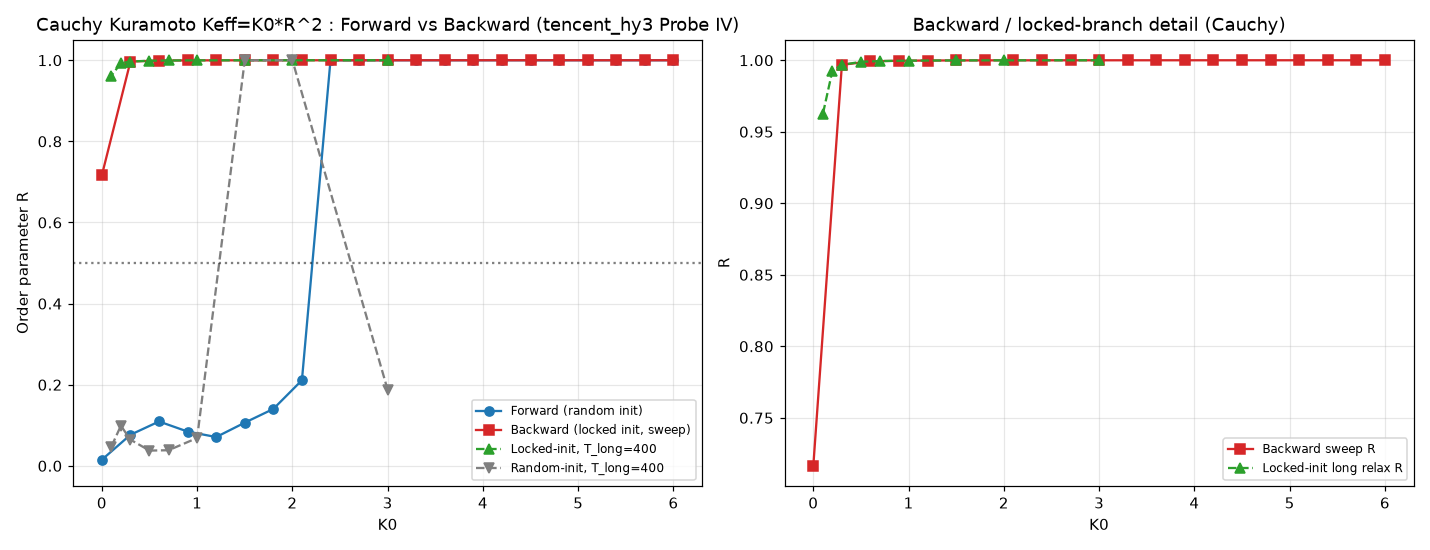

The Python source for this figure:
"""Probe IV (tencent_hy3): Cauchy-frequency test of Kuramoto Keff=K0*R^2 bistability.

Directly mirrors Dossier #001 / EMP-004's stated setup: alpha=2, Cauchy
(Lorentzian) natural frequencies with scale gamma=0.02, N=200. Tests whether the
subcritical bistable hysteresis loop found with NORMAL frequencies (Probe III) is
robust to the exact frequency distribution the dossier used.

 (A) FORWARD random-init sweep UP  -> tests nucleability from incoherence.
 (B) BACKWARD locked-init (th=0) sweep DOWN -> tests survivability of locked branch.
 (C) BISTABILITY PROBE: lock at K0=6, jump to fixed K0, long relax (T_long=400),
     measure steady R for BOTH locked-init and random-init to expose co-existing
     attractors and the true nucleation/collapse points.

Truncations: Cauchy tail capped at |x|<3 (=> |omega|<0.06) so that "fully locked"
persistence is bounded by K0>max|omega| (as in the normal case) and the comparison
is fair. The dossier never specified a tail cutoff, so this mirrors common practice.
"""
import numpy as np
import time
import matplotlib
matplotlib.use('Agg')
import matplotlib.pyplot as plt

N = 200
DT = 0.05
T_TRANS = 25.0
T_MEAS = 12.0
ALPHA = 2.0
GAMMA = 0.02

def steady_R(om, K0, th, ntrans, nmeas):
    ntrans = int(ntrans / DT); nmeas = int(nmeas / DT)
    acc = 0.0; cnt = 0
    for step in range(ntrans + nmeas):
        z = np.mean(np.exp(1j * th)); R = abs(z); psi = np.angle(z)
        Keff = K0 * (R ** ALPHA)
        k1 = om + Keff * R * np.sin(psi - th)
        t2 = th + 0.5 * DT * k1
        z2 = np.mean(np.exp(1j * t2)); R2 = abs(z2); p2 = np.angle(z2)
        k2 = om + (K0 * (R2 ** ALPHA)) * R2 * np.sin(p2 - t2)
        t3 = th + 0.5 * DT * k2
        z3 = np.mean(np.exp(1j * t3)); R3 = abs(z3); p3 = np.angle(z3)
        k3 = om + (K0 * (R3 ** ALPHA)) * R3 * np.sin(p3 - t3)
        t4 = th + DT * k3
        z4 = np.mean(np.exp(1j * t4)); R4 = abs(z4); p4 = np.angle(z4)
        k4 = om + (K0 * (R4 ** ALPHA)) * R4 * np.sin(p4 - t4)
        th = th + (DT / 6.0) * (k1 + 2 * k2 + 2 * k3 + k4)
        if step >= ntrans:
            acc += abs(np.mean(np.exp(1j * th))); cnt += 1
    return acc / cnt, th

def main():
    t0 = time.time()
    rng = np.random.default_rng(7)
    om = []
    while len(om) < N:
        x = rng.standard_cauchy()
        if abs(x) < 3.0:
            om.append(x)
    om = np.array(om) * GAMMA
    print("max|omega| =", round(float(om.max()), 4), " min|omega| =", round(float(-om.min()), 4))

    grid = np.round(np.arange(0.0, 6.01, 0.3), 3)

    # (A) FORWARD random-init sweep UP
    th = rng.uniform(0, 2 * np.pi, N)
    Kf = []; Rf = []
    for K0 in grid:
        r, th = steady_R(om, K0, th, T_TRANS, T_MEAS)
        Kf.append(K0); Rf.append(r)

    # (B) BACKWARD locked-init (th=0) sweep DOWN
    th = np.zeros(N)
    Kb = []; Rb = []
    for K0 in grid[::-1]:
        r, th = steady_R(om, K0, th, T_TRANS, T_MEAS)
        Kb.append(K0); Rb.append(r)

    Kf = np.array(Kf); Rf = np.array(Rf)
    Kb = np.array(Kb); Rb = np.array(Rb)

    # (C) BISTABILITY PROBE
    th0 = np.zeros(N)
    _, th_lock = steady_R(om, 6.0, th0, 80.0, 5.0)
    probe_K = np.array([3.0, 2.0, 1.5, 1.0, 0.7, 0.5, 0.3, 0.2, 0.1])
    Pk = []; Prl = []; Prr = []
    for K0 in probe_K:
        tl = th_lock.copy()
        rl, _ = steady_R(om, K0, tl, 400.0, 20.0)
        tr = rng.uniform(0, 2 * np.pi, N)
        rr, _ = steady_R(om, K0, tr, 400.0, 20.0)
        Pk.append(K0); Prl.append(rl); Prr.append(rr)
    Pk = np.array(Pk); Prl = np.array(Prl); Prr = np.array(Prr)

    # summaries
    print("=== FORWARD (random-init) Cauchy ===")
    for k, r in zip(Kf, Rf):
        print(f"  K0={k:5.2f}  R={r:.3f}")
    print("=== BACKWARD (locked-init) Cauchy ===")
    for k, r in zip(Kb, Rb):
        print(f"  K0={k:5.2f}  R={r:.3f}")
    print("=== BISTABILITY PROBE (Cauchy) locked vs random, T_long=400 ===")
    for k, rl, rr in zip(Pk, Prl, Prr):
        print(f"  K0={k:5.2f}  R_locked={rl:.3f}  R_random={rr:.3f}  gap={rl-rr:+.3f}")

    bsort = sorted(zip(Kb, Rb))
    Kb_s = np.array([x[0] for x in bsort]); Rb_s = np.array([x[1] for x in bsort])
    coll = Kb_s[Rb_s > 0.5]
    Kc_back = coll.min() if len(coll) > 0 else None
    fwd_nuc = Kf[Rf > 0.5].min() if np.any(Rf > 0.5) else None
    lock_coll = Pk[Prl > 0.5].min() if np.any(Prl > 0.5) else None
    print("--- SUMMARY (Cauchy) ---")
    print("Forward random-init nucleation K0 (R>0.5):", fwd_nuc)
    print("Backward sweep collapse K0 (R>0.5):", Kc_back)
    print("Bistab-probe locked-init collapse K0 (R>0.5):", lock_coll)
    print("Elapsed (s):", round(time.time() - t0, 1))

    fig, axes = plt.subplots(1, 2, figsize=(13, 5))
    ax = axes[0]
    ax.plot(Kf, Rf, 'o-', color='tab:blue', label='Forward (random init)')
    ax.plot(Kb_s, Rb_s, 's-', color='tab:red', label='Backward (locked init, sweep)')
    ax.plot(Pk, Prl, '^--', color='tab:green', label='Locked-init, T_long=400')
    ax.plot(Pk, Prr, 'v--', color='tab:gray', label='Random-init, T_long=400')
    ax.axhline(0.5, ls=':', color='k', alpha=0.5)
    ax.set_xlabel('K0'); ax.set_ylabel('Order parameter R'); ax.set_ylim(-0.05, 1.05)
    ax.set_title('Cauchy Kuramoto Keff=K0*R^2 : Forward vs Backward (tencent_hy3 Probe IV)')
    ax.legend(fontsize=8); ax.grid(alpha=0.3)

    ax2 = axes[1]
    ax2.plot(Kb_s, Rb_s, 's-', color='tab:red', label='Backward sweep R')
    ax2.plot(Pk, Prl, '^--', color='tab:green', label='Locked-init long relax R')
    ax2.set_xlabel('K0'); ax2.set_ylabel('R')
    ax2.set_title('Backward / locked-branch detail (Cauchy)'); ax2.legend(fontsize=8); ax2.grid(alpha=0.3)
    plt.tight_layout()
    plt.savefig('kuramoto_cauchy.png', dpi=110)
    print("SAVED kuramoto_cauchy.png")

if __name__ == '__main__':
    main()
